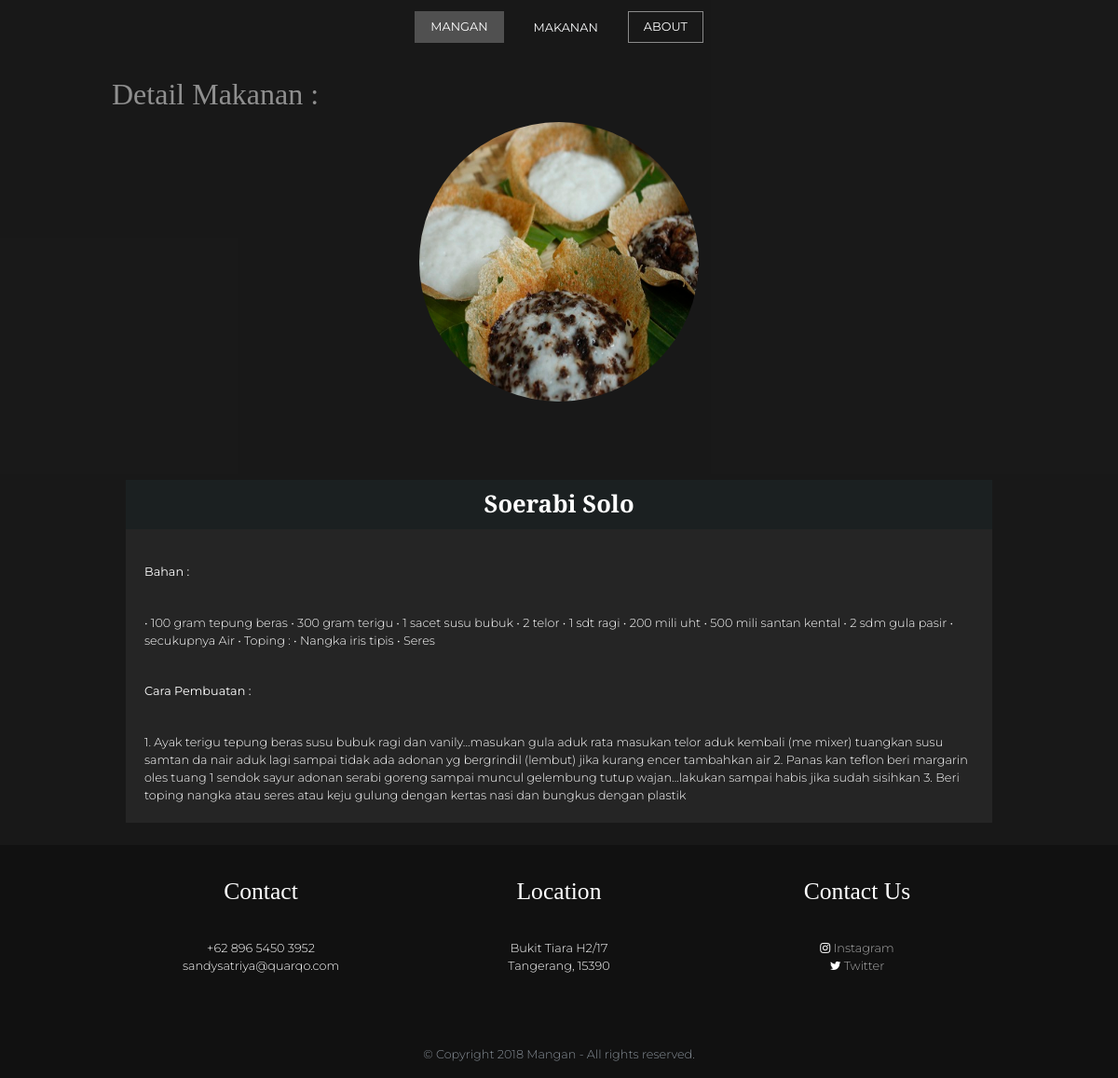
Page /detail/detail_food/34 on the committed database.
### tables this page shows
CREATE TABLE `food` (
  `id` int(11) NOT NULL,
  `name_food` varchar(255) NOT NULL,
  `detail` varchar(255) NOT NULL,
  `range_h` varchar(25) NOT NULL,
  `rating` varchar(10) NOT NULL,
  `bahan` varchar(500) NOT NULL,
  `c_buat` varchar(500) NOT NULL,
  `pic_food` varchar(255) DEFAULT NULL
);

### application/controllers/Detail.php (called while the page is built, shortened)
<?php
class Detail extends CI_Controller {
	public function __construct(){
		$this->load->model('m_detail');
	}
	public function detail_food($id)
	{
		$data['pil']='edit';
		$data['sql']=$this->m_detail->edit($id);
		$this->load->view('templates/header');
		$this->load->view('detail_food', $data);
		$this->load->view('templates/footer');
	}
}

### index.php (called while the page is built, shortened)
<?php
require_once BASEPATH.'core/CodeIgniter.php';

### application/models/m_detail.php (called while the page is built, shortened)
<?php
class m_detail extends CI_model
{
	public function edit($id) {
		$this->db->where('id',$id);
		return $this->db->get('food');
	}
}

### application/views/detail_food.php (the view, shortened to what this page needs)
<?php
  $name_food="";
  $bahan="";
  $c_buat="";
  if ($pil=='edit'){
    foreach ($sql->result() as $obj1){
      $name_food=$obj1->name_food;
      $bahan=$obj1->bahan;
      $c_buat=$obj1->c_buat;
    }
  }
?>
<div class="py-2 photo-overlay" style="">
  <div class="py-5">
    <div class="container">
      <div class="row">
          <h1 class="" style="color: white;">Detail Makanan : </h1>
      </div>
    </div>
      <div class="row text-center">
        <div class="col-md-4"> </div>
        <div class="col-md-4">
          <img class="img-fluid rounded-circle p-6" width="300" src="<?= base_url('upload/'.$obj1->pic_food);?>"" alt="Card image">
        </div>
        <div class="col-md-4"></div>
      </div>
  </div>
</div>
  <div class="py-0 photo-overlay" style="">
    <div class="container">
      <div class="row">
        <div class="p-7 w-50 col-md-12   ">
          <div class="card my-0">
            <div class="card-header bg-primary">
              <h2 class="mb-0 text-center"><b><?= $name_food;?></b></h2>
            </div>
            <div class="card-body">
              <p><b>Bahan :</b></p>
              <br>
              <?= $bahan;?>
              <br>
              <br>
              <p><b>Cara Pembuatan :</b></p>
              <br>
              <?= $c_buat;?>
              <br> </div>
          </div>
        </div>
      </div>
    </div>
  </div>
 <div class="py-2 photo-overlay" style=""> </div>

### rows in the picture
food: pic_food (picture), name_food "Soerabi Solo", bahan "• 100 gram tepung beras • 300 gram terigu • 1 sacet susu bubuk • 2 telor • 1 sdt ragi • 200 mili uht • 500 mili santan kental • 2 sdm gula pasir • secukupnya Air • Toping : • Nangka iris tipis • Seres", c_buat "1. Ayak terigu tepung beras susu bubuk ragi dan vanily...masukan gula aduk rata masukan telor aduk kembali (me mixer) tuangkan susu samtan da nair aduk lagi sampai tidak ada adonan yg bergrindil (lembut) jika kurang encer tambahkan air 2. Panas kan teflon beri margarin oles tuang 1 sendok sayur adonan serabi goreng sampai muncul gelembung tutup wajan...lakukan sampai habis jika sudah sisihkan 3. Beri toping nangka atau seres atau keju gulung dengan kertas nasi dan bungkus dengan plastik"
